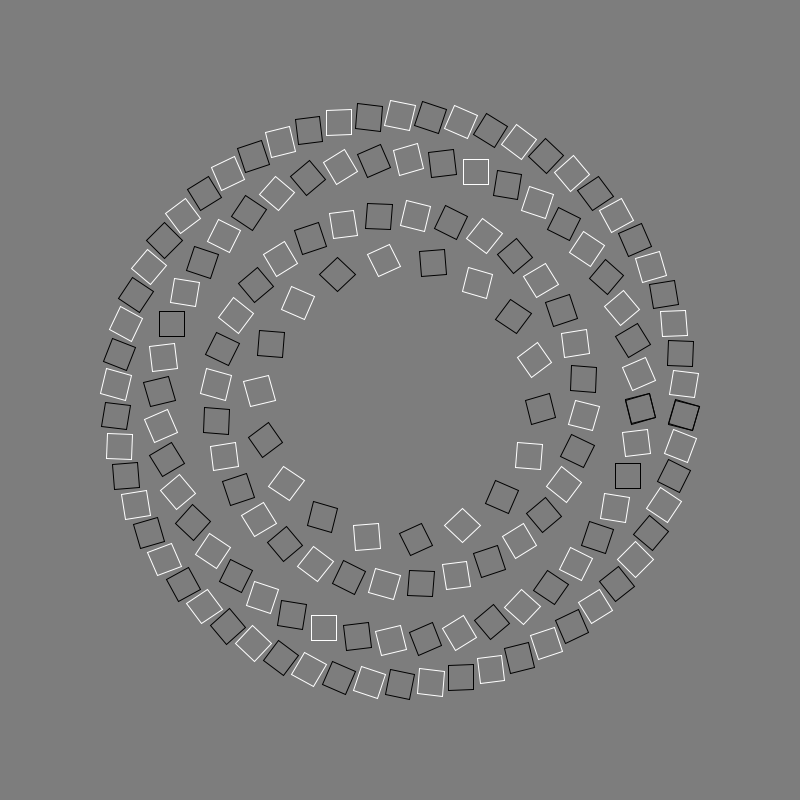
Frame 1 (no input)
Frame 60 (the mouse pressed at the canvas centre just before this capture): identical to frame 1, image omitted
Frame 120 (the mouse held since frame 60 and released just before this capture): identical to frame 1, image omitted

The Processing sketch that drew this single still picture (run headless with seeded random() and noise(); from frame 60 on, the mouse is pressed at the canvas centre):

// Processing sketch: fourRingsIllussion
// ── fourRingsIllussion.pde
float[] intervals = {20, 11.25, 8.18, 6.206};
boolean white = true;

void setup() {
  size(800, 800);
  noFill();
}

void draw() {
  background(125);
  for (int j = 0; j < 4; j ++) {
    if (j % 2 == 0) {
      stroke(255);
    } else {
      stroke(0);
    }
    white = !white;
    for (float i = 0; i < 360; i = i + intervals[j]) {
      if (white) {
        stroke(255);
        white = false;
      } else {
        stroke(0);
        white = true;
      }      
      float x = width/2 + cos(radians(i)) * (125 + (j*50));
      float y = height/2 + sin(radians(i)) * (125 + (j*50));
      pushMatrix();
      translate(x, y);
      if (j % 2 == 0) {
        rotate(radians(-15));
      } else {
        rotate(radians(15));
      }
      rotate(radians(i));
      rect(0, 0, 25, 25);
      popMatrix();
    }
  }
}
